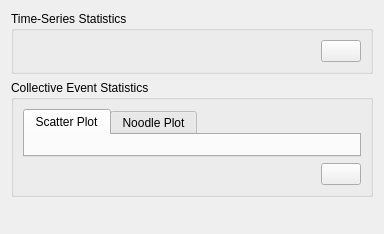
<?xml version="1.0" encoding="UTF-8"?>
<ui version="4.0">
 <class>MainWindow</class>
 <widget class="QWidget" name="MainWindow">
  <property name="geometry">
   <rect>
    <x>0</x>
    <y>0</y>
    <width>384</width>
    <height>234</height>
   </rect>
  </property>
  <property name="windowTitle">
   <string comment="Hell0" extracomment="Whats"/>
  </property>
  <property name="accessibleName">
   <string comment="Page" extracomment="Page"/>
  </property>
  <layout class="QGridLayout" name="gridLayout_9">
   <item row="2" column="0">
    <widget class="QGroupBox" name="collevplot_goupbox">
     <property name="toolTip">
      <string/>
     </property>
     <property name="title">
      <string>Collective Event Statistics</string>
     </property>
     <layout class="QGridLayout" name="gridLayout_3">
      <item row="0" column="0">
       <widget class="QTabWidget" name="tabWidget_2">
        <property name="currentIndex">
         <number>0</number>
        </property>
        <widget class="QWidget" name="scatter_plot">
         <attribute name="title">
          <string>Scatter Plot</string>
         </attribute>
         <attribute name="toolTip">
          <string>Plot displaying collective event duration over collective event total size</string>
         </attribute>
         <layout class="QHBoxLayout" name="horizontalLayout_5">
          <item>
           <layout class="QVBoxLayout" name="evplot_layout"/>
          </item>
         </layout>
        </widget>
        <widget class="QWidget" name="noodle_plot">
         <attribute name="title">
          <string>Noodle Plot</string>
         </attribute>
         <attribute name="toolTip">
          <string>Collective Event Tracks, colors indicate unique collective events, tracks are projected along one coordinate</string>
         </attribute>
         <layout class="QVBoxLayout" name="verticalLayout_6">
          <item>
           <layout class="QVBoxLayout" name="evplot_layout_2"/>
          </item>
         </layout>
        </widget>
       </widget>
      </item>
      <item row="1" column="0">
       <layout class="QHBoxLayout" name="horizontalLayout_3">
        <item>
         <spacer name="horizontalSpacer_4">
          <property name="orientation">
           <enum>Qt::Horizontal</enum>
          </property>
          <property name="sizeHint" stdset="0">
           <size>
            <width>40</width>
            <height>20</height>
           </size>
          </property>
         </spacer>
        </item>
        <item>
         <widget class="QPushButton" name="expand_plot">
          <property name="toolTip">
           <string>&lt;html&gt;&lt;head/&gt;&lt;body&gt;&lt;p&gt;Open plot in a separate window&lt;/p&gt;&lt;/body&gt;&lt;/html&gt;</string>
          </property>
          <property name="text">
           <string/>
          </property>
         </widget>
        </item>
       </layout>
      </item>
     </layout>
    </widget>
   </item>
   <item row="0" column="0">
    <widget class="QGroupBox" name="timeseriesplot_groupbox">
     <property name="toolTip">
      <string>&lt;html&gt;&lt;head/&gt;&lt;body&gt;&lt;p&gt;A series of plots aimd at helping to visualize some measurment parameters&lt;/p&gt;&lt;/body&gt;&lt;/html&gt;</string>
     </property>
     <property name="title">
      <string>Time-Series Statistics</string>
     </property>
     <layout class="QVBoxLayout" name="collevplot_layout">
      <item>
       <layout class="QVBoxLayout" name="tsplot_layout"/>
      </item>
      <item>
       <layout class="QHBoxLayout" name="horizontalLayout_6">
        <item>
         <spacer name="horizontalSpacer_5">
          <property name="orientation">
           <enum>Qt::Horizontal</enum>
          </property>
          <property name="sizeHint" stdset="0">
           <size>
            <width>40</width>
            <height>20</height>
           </size>
          </property>
         </spacer>
        </item>
        <item>
         <widget class="QPushButton" name="expand_plot_2">
          <property name="toolTip">
           <string>&lt;html&gt;&lt;head/&gt;&lt;body&gt;&lt;p&gt;Open Plot in a separate window&lt;/p&gt;&lt;/body&gt;&lt;/html&gt;</string>
          </property>
          <property name="text">
           <string/>
          </property>
         </widget>
        </item>
       </layout>
      </item>
     </layout>
    </widget>
   </item>
   <item row="3" column="0">
    <spacer name="verticalSpacer_8">
     <property name="orientation">
      <enum>Qt::Vertical</enum>
     </property>
     <property name="sizeHint" stdset="0">
      <size>
       <width>20</width>
       <height>40</height>
      </size>
     </property>
    </spacer>
   </item>
  </layout>
 </widget>
 <resources/>
 <connections/>
</ui>
